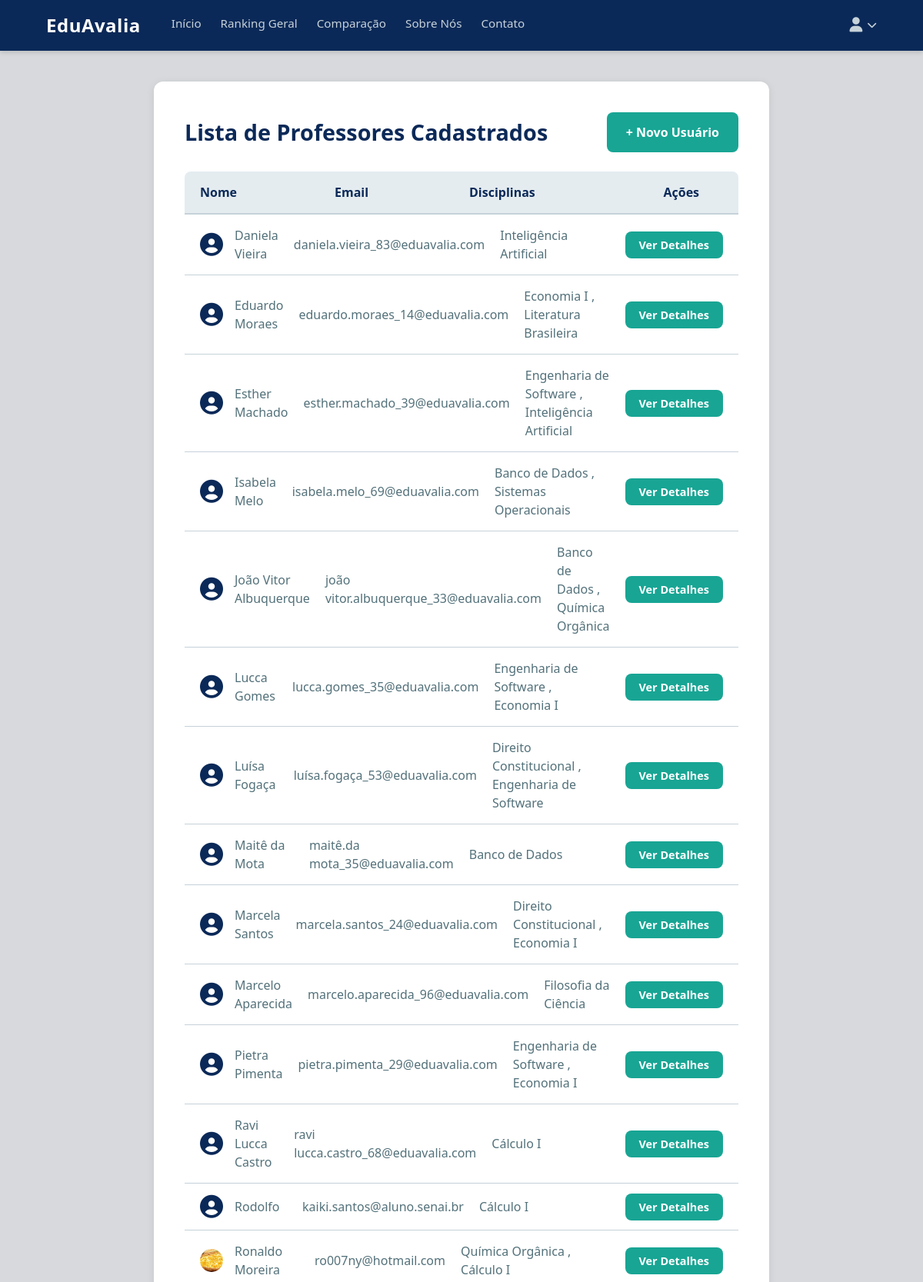
The app's page /professores/ (signed in, upper part) with its own data.
### avaliacoes/models.py (models this page shows, shortened)
class Professor(models.Model):
    user = models.OneToOneField(CustomUser, on_delete=models.CASCADE, limit_choices_to={'user_type': 'professor'})
    foto = models.ImageField(upload_to='professores_fotos/', blank=True, null=True)

class CustomUser(AbstractUser):
    USER_TYPE_CHOICES = (
        ('aluno', 'Aluno'),
        ('professor', 'Professor'),
        ('admin', 'Administrador'),
    )
    user_type = models.CharField(max_length=20, choices=USER_TYPE_CHOICES, default='aluno')
    cpf = models.CharField(max_length=11, unique=True)
    data_nascimento = models.DateField(null=True, blank=True)

class DisciplinaPessoa(models.Model):
    STATUS_CHOICES = [
        ('ativo', 'Ativo'),
        ('inativo', 'Inativo'),
    ]
    disciplina = models.ForeignKey('Materia', on_delete=models.CASCADE)
    pessoa = models.ForeignKey('CustomUser', on_delete=models.CASCADE, related_name='disciplinas_pessoa')
    status = models.CharField(max_length=20, choices=STATUS_CHOICES, default='ativo')
    class Meta:
        unique_together = ('disciplina', 'pessoa')

class Materia(models.Model):
    nome = models.CharField(max_length=100) # Este campo armazena o nome real ("Química")
    codigo = models.CharField(max_length=20, unique=True)
    data_inicio = models.DateField()
    nome_normalized = models.CharField(max_length=100, blank=True, db_index=True)

### avaliacoes/views.py (the view, shortened to what this page needs)
# urls.py: path('professores/', views.lista_professores, name='lista_professores'),
@login_required(login_url='login')
def lista_professores(request):
    professores = Professor.objects.annotate(
        media_nota=Avg('user__disciplinas_pessoa__avaliacoes__categorias_avaliacao__nota')
    ).filter(id__isnull=False).order_by('user__first_name')
    query_professor = request.GET.get('q_professor', '').strip()
    query_disciplina = request.GET.get('q_disciplina', '').strip()
    if query_disciplina:
        professores = professores.filter(
            user__disciplinas_pessoa__disciplina__nome__icontains=query_disciplina
        ).distinct()
    context = {
        'professores': professores,
        'query_professor': query_professor,
        'query_disciplina': query_disciplina
    }
    return render(request, 'avaliacoes/lista_professores.html', context)

### avaliacoes/templates/avaliacoes/lista_professores.html
{% extends 'base.html' %}
{% load static %}
{% block content %}
<main class="admin-container">
    <section class="admin-panel">
        <div style="display: flex; justify-content: space-between; align-items: center; margin-bottom: 25px;">
            <h1 style="margin-bottom: 0;">Lista de Professores Cadastrados</h1>
            {% if request.user.is_staff %}
            <div style="display: flex; justify-content: flex-end;">
                <a href="{% url 'adicionar_usuario' %}" class="btn">
                    + Novo Usuário
                </a>
            </div>
            {% endif %}
        </div>
        <div class="professor-list-container">
            <div class="list-header" style="
                display: grid;
                grid-template-columns: 2fr 2fr 3fr 1fr;
                gap: 20px;
                padding: 15px 20px;
                border-bottom: 2px solid var(--cinza-claro);
                font-weight: 600;
                color: var(--azul-marinho);
                background-color: var(--painel-central);
                border-radius: 8px 8px 0 0;
            ">
                <span>Nome</span>
                <span>Email</span>
                <span>Disciplinas</span>
                <span>Ações</span>
            </div>
            {% for professor in professores %}
            <div class="professor-item" style="
                display: grid;
                grid-template-columns: 2fr 2fr 3fr 1fr;
                gap: 20px;
                padding: 15px 20px;
                border-bottom: 1px solid var(--cinza-claro);
                align-items: center;
                color: var(--verde-escuro-letras);
            ">
                <div style="display: flex; align-items: center;">
                    {% if professor.foto %}
                        <img src="{{ professor.foto.url }}" alt="Foto de {{ professor.user.first_name }}" style="
                            width: 30px;
                            height: 30px;
                            border-radius: 50%; /* Deixa a foto redonda */
                            object-fit: cover; /* Garante que a imagem não distorça */
                            margin-right: 15px;
                        ">
                    {% else %}
                        <i class="fas fa-user-circle" style="
                            font-size: 30px;
                            color: var(--azul-marinho);
                            margin-right: 15px;
                        "></i>
                    {% endif %}
                    <span>{{ professor.user.first_name }} {{ professor.user.last_name }}</span>
                </div>
                <span>{{ professor.user.email }}</span>
                <span>
                    {% for dp in professor.user.disciplinas_pessoa.all %}
                        {{ dp.disciplina.nome }}
                        {% if not forloop.last %}, {% endif %} {% empty %}
                        <span style="opacity: 0.7;">Nenhuma disciplina</span>
                    {% endfor %}
                </span>
                <div>
                    <a href="{% url 'detalhes_professor' professor.id %}" class="btn" style="
                        padding: 8px 18px;
                        font-size: 0.9rem;
                        white-space: nowrap;
                    ">
                        Ver Detalhes
                    </a>
                </div>
            </div>
            {% empty %}
                <p style="padding: 20px; color: var(--cinza-escuro-letras);">Nenhum professor cadastrado ainda.</p>
            {% endfor %}
            </div>
    </section>
</main>
{% endblock content %}

### avaliacoes/templates/base.html (style rules this page uses)
:root { --azul-marinho: #0b2958; --azul-acinzentado: #8bafc1; --verde: #18a594; --cinza-claro: #c6d2d9; --painel-central: #e4ecf0; --cinza-escuro-letras: #a7adaf; --verde-escuro-letras: #53717a; --cinza-claro-fundo: #d7d9dc; }
* { margin: 0; padding: 0; box-sizing: border-box; }
body { font-family: 'Segoe UI', sans-serif; background-color: var(--cinza-claro-fundo); color: #333; line-height: 1.5; display: flex; flex-direction: column; min-height: 100vh; }
a { text-decoration: none; color: inherit; }
.admin-container { display: flex; justify-content: center; gap: 30px; width: 90%; max-width: 1200px; margin: 40px auto; align-items: flex-start; flex-grow: 1; }
.admin-panel { flex-basis: 100%; max-width: 800px; background-color: #fff; border-radius: 12px; padding: 40px; box-shadow: 0 2px 12px rgba(0, 0, 0, 0.08); }
.admin-panel h1 { color: var(--azul-marinho); margin-bottom: 30px; font-size: 1.8rem; font-weight: 600; }
.btn { padding: 14px 25px; border: none; border-radius: 8px; font-weight: 600; cursor: pointer; transition: all 0.3s ease; font-size: 1rem; color: #fff; background-color: var(--verde); }

### records on screen
Professor: user.first_name "Daniela", user.last_name "Vieira", user.email "daniela.vieira_83@eduavalia.com"
DisciplinaPessoa: disciplina.nome "Inteligência Artificial"
Professor: user.first_name "Eduardo", user.last_name "Moraes", user.email "eduardo.moraes_14@eduavalia.com"
DisciplinaPessoa: disciplina.nome "Economia I"
DisciplinaPessoa: disciplina.nome "Literatura Brasileira"
Professor: user.first_name "Esther", user.last_name "Machado", user.email "esther.machado_39@eduavalia.com"
DisciplinaPessoa: disciplina.nome "Engenharia de Software"
DisciplinaPessoa: disciplina.nome "Inteligência Artificial"
Professor: user.first_name "Isabela", user.last_name "Melo", user.email "isabela.melo_69@eduavalia.com"
DisciplinaPessoa: disciplina.nome "Banco de Dados"
DisciplinaPessoa: disciplina.nome "Sistemas Operacionais"
Professor: user.first_name "João Vitor", user.last_name "Albuquerque", user.email "joão vitor.albuquerque_33@eduavalia.com"
DisciplinaPessoa: disciplina.nome "Banco de Dados"
DisciplinaPessoa: disciplina.nome "Química Orgânica"
Professor: user.first_name "Lucca", user.last_name "Gomes", user.email "lucca.gomes_35@eduavalia.com"
DisciplinaPessoa: disciplina.nome "Engenharia de Software"
DisciplinaPessoa: disciplina.nome "Economia I"
Professor: user.first_name "Luísa", user.last_name "Fogaça", user.email "luísa.fogaça_53@eduavalia.com"
DisciplinaPessoa: disciplina.nome "Direito Constitucional"
DisciplinaPessoa: disciplina.nome "Engenharia de Software"
Professor: user.first_name "Maitê", user.last_name "da Mota", user.email "maitê.da mota_35@eduavalia.com"
DisciplinaPessoa: disciplina.nome "Banco de Dados"
Professor: user.first_name "Marcela", user.last_name "Santos", user.email "marcela.santos_24@eduavalia.com"
DisciplinaPessoa: disciplina.nome "Direito Constitucional"
DisciplinaPessoa: disciplina.nome "Economia I"
Professor: user.first_name "Marcelo", user.last_name "Aparecida", user.email "marcelo.aparecida_96@eduavalia.com"
DisciplinaPessoa: disciplina.nome "Filosofia da Ciência"
Professor: user.first_name "Pietra", user.last_name "Pimenta", user.email "pietra.pimenta_29@eduavalia.com"
DisciplinaPessoa: disciplina.nome "Engenharia de Software"
DisciplinaPessoa: disciplina.nome "Economia I"
Professor: user.first_name "Ravi Lucca", user.last_name "Castro", user.email "ravi lucca.castro_68@eduavalia.com"
DisciplinaPessoa: disciplina.nome "Cálculo I"
Professor: user.first_name "Rodolfo", user.email "kaiki.santos@aluno.senai.br"
DisciplinaPessoa: disciplina.nome "Cálculo I"
Professor: foto (picture), user.first_name "Ronaldo", user.last_name "Moreira", user.email "ro007ny@hotmail.com"
DisciplinaPessoa: disciplina.nome "Química Orgânica"
DisciplinaPessoa: disciplina.nome "Cálculo I"
